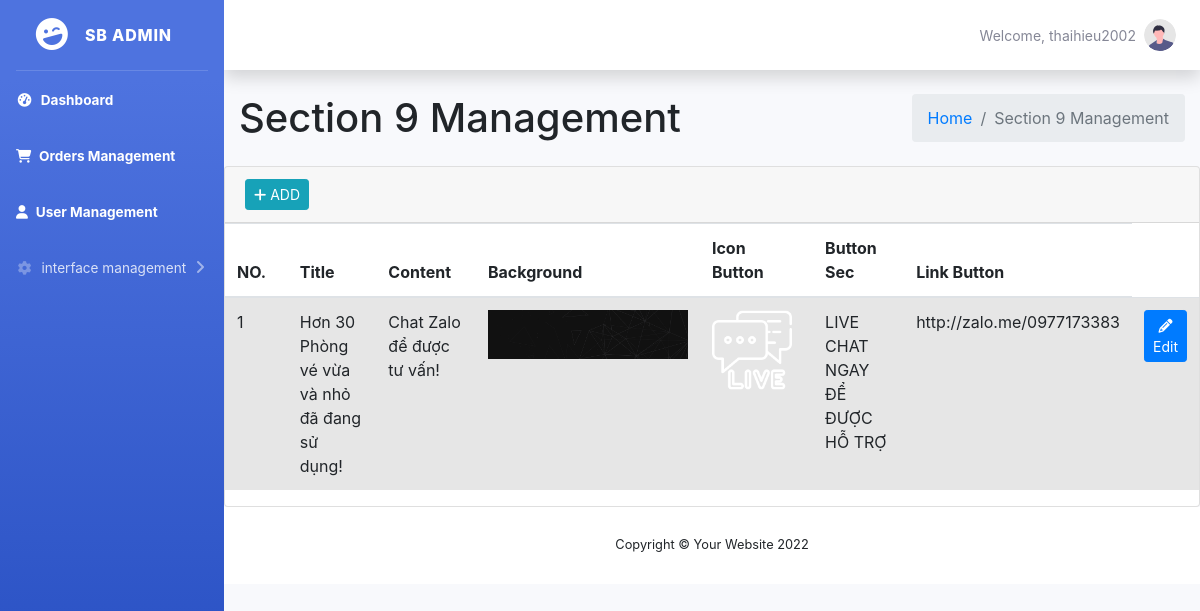
The page /views/section9.php (signed in) on the database its author committed.
### tables this page shows
CREATE TABLE IF NOT EXISTS `section_9` (
  `id` int(11) NOT NULL AUTO_INCREMENT,
  `title` varchar(500) NOT NULL,
  `des` varchar(500) NOT NULL,
  `background` varchar(500) NOT NULL,
  `icon_btn` varchar(500) NOT NULL,
  `btn_sec` varchar(500) NOT NULL,
  `link_btn` varchar(500) DEFAULT NULL,
  PRIMARY KEY (`id`)
);

### models/db.php (called while the page is built)
<?php
class Db
{
	public static $connection;
    public function __construct()
    {
    if (!self::$connection) {
    self::$connection = new mysqli(DB_HOST, DB_USER, DB_PASSWORD, DB_NAME,PORT);
    self::$connection->set_charset(DB_CHARSET);
    }
    return self::$connection;
    }
}

### models/section9.php (called while the page is built, shortened)
<?php
class Section9 extends Db
{
    public function getAllSection9()
    {
        $sql = self::$connection->prepare("SELECT * FROM `section_9`");
        $sql->execute();
        $item = $sql->get_result()->fetch_all(MYSQLI_ASSOC);
        return $item;
    }
}

### views/section9.php (the view, shortened to what this page needs)
<?php
include "header.php";
?>
<div class="content-wrapper">
    <section class="content-header">
        <div class="container-fluid">
            <div class="row mb-2">
                <div class="col-sm-6">
                    <h1>Section 9 Management</h1>
                </div>
                <div class="col-sm-6">
                    <ol class="breadcrumb float-sm-right">
                        <li class="breadcrumb-item"><a href="index.php">Home</a></li>
                        <li class="breadcrumb-item active">Section 9 Management</li>
                    </ol>
                </div>
            </div>
        </div>
    </section>
    <section class="content">
        <div class="card">
            <div class="card-header">
                <div class="card-tools">
                    <button type="button" class="btn btn-info btn-sm" data-toggle="modal" data-target="#addSS9"><i class="fas fa-plus"></i> ADD</button>
                </div>
            </div>
            <div class="card-body p-0">
                <table class="table table-striped projects">
                    <thead>
                        <tr>
                            <th style="width: 10%">
                                NO.
                            </th>
                            <th style="width: 15%">
                                Title
                            </th>
                            <th style="width: 15%">
                                Content
                            </th>
                            <th style="width: 15%">
                                Background
                            </th>
                            <th style="width: 15%">
                                Icon Button
                            </th>
                            <th style="width: 15%">
                                Button Sec
                            </th>
                            <th style="width: 15%">
                                Link Button
                            </th>
                        </tr>
                    </thead>
                    <tbody style="background: #f2f2f2;">
                        <?php
                        $count = 1;
                        $getAllSection9 = $section9->getAllSection9();
                        foreach ($getAllSection9 as $value) : ?>
                            <tr>
                                <td><?php echo $count++ ?></td>
                                <td><?php echo $value['title'] ?></td>
                                <td><?php echo $value['des'] ?></td>
                                <td><img src="../public/image/<?php echo $value['background'] ?>" alt="" style="width: 200px;"></td>
                                <td><img src="../public/image/<?php echo $value['icon_btn'] ?>" alt="" style="width: 80px;"></td>
                                <td><?php echo $value['btn_sec'] ?></td>
                                <td><?php echo $value['link_btn'] ?></td>
                                <td class="project-actions text-right">
                                    <a class="btn btn-primary btn-sm" href="editSection9.php?id=<?php echo $value['id']; ?>">
                                        <i class="fas fa-pencil-alt">
                                        </i>
                                        Edit
                                    </a>
                                </td>
                            </tr>
                        <?php endforeach; ?>
                    </tbody>
                </table>
            </div>
        </div>
    </section>
</div>
<?php include "footer.php"; ?>

### rows shown on the page
section_9: title "Hơn 30 Phòng vé vừa và nhỏ đã đang sử dụng!", des "Chat Zalo để được tư vấn!", background (picture), icon_btn (picture), btn_sec "LIVE CHAT NGAY ĐỂ ĐƯỢC HỖ TRỢ", link_btn "http://zalo.me/0977173383"

### other values the page prints
$_SESSION['user'] "thaihieu2002"
